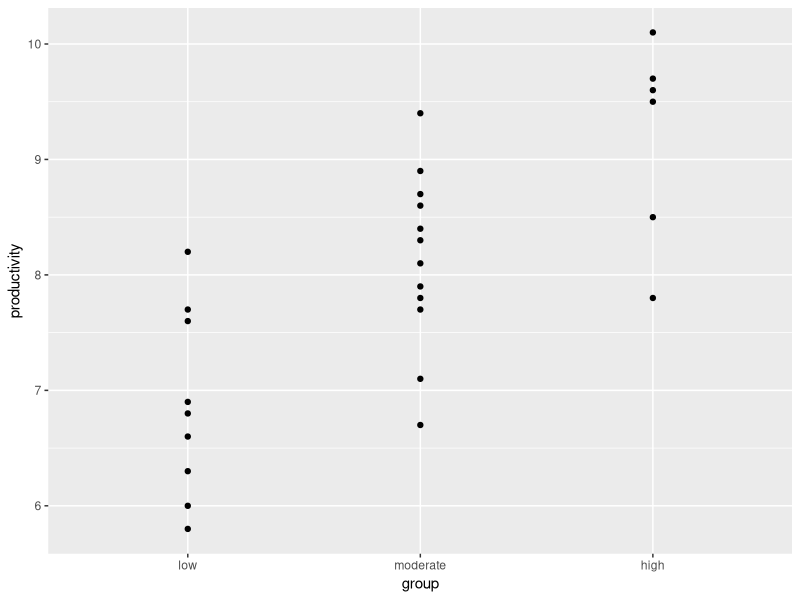
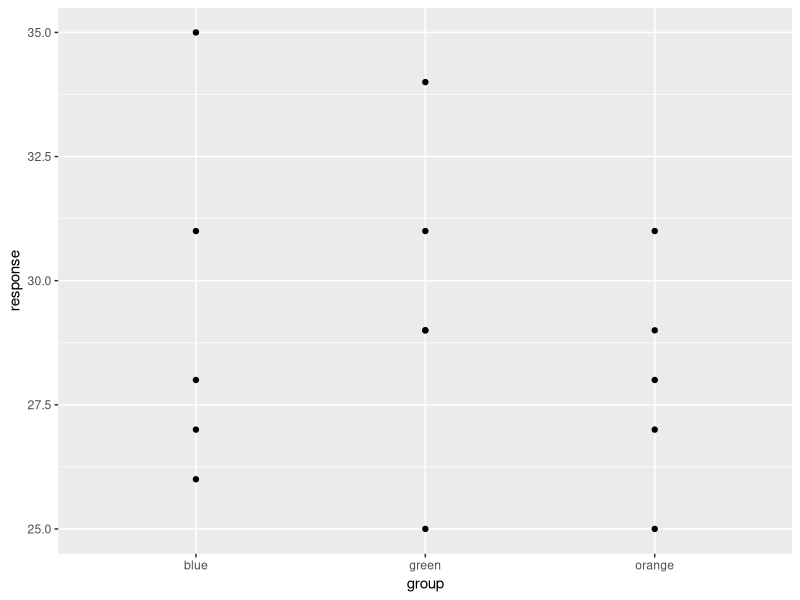

Reproduce these figures in R, in order.
## ---- chunk 1
library(ggplot2)
low <- c(7.6, 8.2, 6.8, 5.8, 6.9, 6.6, 6.3, 7.7, 6.0)
moderate <- c(6.7, 8.1, 9.4, 8.6, 7.8, 7.7, 8.9, 7.9, 8.3, 8.7, 7.1, 8.4)
high <- c(8.5, 9.7, 10.1, 7.8, 9.6, 9.5)
group <- factor(c(rep("low", 9), rep("moderate", 12), rep("high", 6)), levels = c("low", "moderate", "high"))
prod.data <- data.frame(productivity = c(low, moderate, high), group = group)
p <- ggplot(data = prod.data, aes(x = group, y = productivity)) + geom_point()
plot(p)
## ---- chunk 2
mean.low <- mean(low)
mean.moderate <- mean(moderate)
mean.high <- mean(high)
print(c(mean.low, mean.moderate, mean.high))
## ---- chunk 3
res.low <- low - mean.low
res.moderate <- moderate - mean.moderate
res.high <- high - mean.high
print(res.low)
print(res.moderate)
print(res.high)
sum(c(res.low, res.moderate, res.high))
## ---- chunk 4
anova.model <- aov(productivity ~ group, data = prod.data)
summary(anova.model)
## ---- chunk 5
qf(0.95, 2, 24, lower.tail = TRUE)
## ---- chunk 6
pf(15.72, 2, 24, lower.tail = FALSE)
## ---- chunk 7
blue <- c(28, 26, 31, 27, 35)
green <- c(34, 29, 25, 31, 29)
orange <- c(31, 25, 27, 29, 28)
group <- factor(rep(c("blue", "green", "orange"), each = 5), levels = c("blue", "green", "orange"))
resp.data <- data.frame(response = c(blue, green, orange), group = group)
p <- ggplot(data = resp.data, aes(x = group, y = response)) + geom_point()
plot(p)
## ---- chunk 8
mean.blue <- mean(blue)
mean.green <- mean(green)
mean.orange <- mean(orange)
print(c(mean.blue, mean.green, mean.orange))
## ---- chunk 9
res.blue <- blue - mean.blue
res.green <- green - mean.green
res.orange <- orange - mean.orange
print(res.blue)
print(res.green)
print(res.orange)
## ---- chunk 10
anova.model <- aov(response ~ group, data = resp.data)
summary(anova.model)
## ---- chunk 11
qf(0.90, 2, 12, lower.tail = TRUE)
## ---- chunk 12
Y <- c(low, moderate, high)
X <- c(rep(c(1, 1, 0), 9), rep(c(1, 0, 1), 12), rep(c(1, -1, -1), 6))
X <- matrix(X, ncol = 3, byrow = TRUE)
lm.model <- lm(Y ~ X)
summary(lm.model)
## ---- chunk 13
anova(lm.model)
